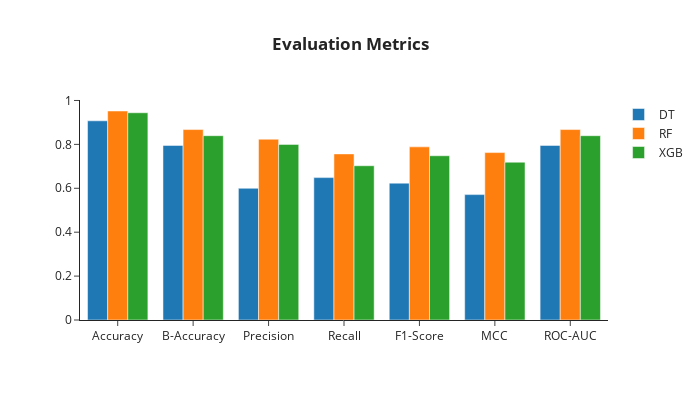

Notebook code cell kept with this figure:
### Code cell
metrics_result, fig = evaluation_metrics(pred_df = res_rolling_all, 
                                         model_cols = ['DT', 'RF', 'XGB'],
                                         y_true_col = 'Regime')
metrics_result

### Figure 1 — Plotly figure (JSON) as saved in the notebook; plotly's stock layout.template omitted (floating-point values rounded to 4 significant figures)
{"data": [{"name": "DT", "orientation": "v", "type": "bar", "x": ["Accuracy", "B-Accuracy", "Precision", "Recall", "F1-Score", "MCC", "ROC-AUC"], "y": [0.9073, 0.7953, 0.6, 0.6486, 0.6234, 0.5712, 0.7953]}, {"name": "RF", "orientation": "v", "type": "bar", "x": ["Accuracy", "B-Accuracy", "Precision", "Recall", "F1-Score", "MCC", "ROC-AUC"], "y": [0.9521, 0.8675, 0.8235, 0.7568, 0.7887, 0.7626, 0.8675]}, {"name": "XGB", "orientation": "v", "type": "bar", "x": ["Accuracy", "B-Accuracy", "Precision", "Recall", "F1-Score", "MCC", "ROC-AUC"], "y": [0.9441, 0.8396, 0.8, 0.7027, 0.7482, 0.7188, 0.8396]}], "layout": {"autosize": false, "barmode": "group", "height": 400, "title": {"text": "<b> Evaluation Metrics </b>", "x": 0.5}, "width": 700}}
